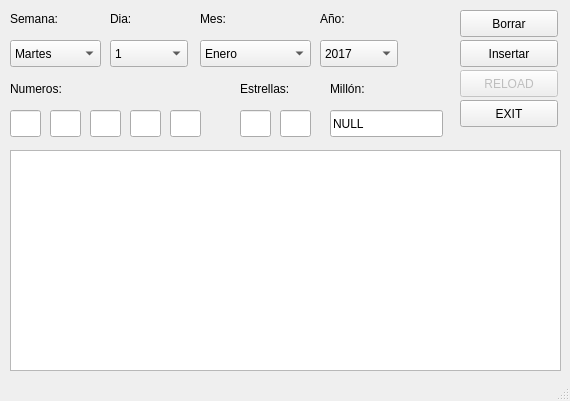
<?xml version="1.0" encoding="UTF-8"?>
<ui version="4.0">
 <class>MainWindow</class>
 <widget class="QMainWindow" name="MainWindow">
  <property name="enabled">
   <bool>true</bool>
  </property>
  <property name="geometry">
   <rect>
    <x>0</x>
    <y>0</y>
    <width>570</width>
    <height>401</height>
   </rect>
  </property>
  <property name="minimumSize">
   <size>
    <width>570</width>
    <height>401</height>
   </size>
  </property>
  <property name="maximumSize">
   <size>
    <width>570</width>
    <height>401</height>
   </size>
  </property>
  <property name="windowTitle">
   <string>Euromillon 2017</string>
  </property>
  <widget class="QWidget" name="centralwidget">
   <widget class="QLineEdit" name="Num01">
    <property name="geometry">
     <rect>
      <x>10</x>
      <y>110</y>
      <width>31</width>
      <height>27</height>
     </rect>
    </property>
    <property name="maxLength">
     <number>2</number>
    </property>
   </widget>
   <widget class="QLabel" name="TitleNum">
    <property name="geometry">
     <rect>
      <x>10</x>
      <y>80</y>
      <width>71</width>
      <height>17</height>
     </rect>
    </property>
    <property name="text">
     <string>Numeros:</string>
    </property>
   </widget>
   <widget class="QLineEdit" name="Num02">
    <property name="geometry">
     <rect>
      <x>50</x>
      <y>110</y>
      <width>31</width>
      <height>27</height>
     </rect>
    </property>
    <property name="maxLength">
     <number>2</number>
    </property>
   </widget>
   <widget class="QLineEdit" name="Num03">
    <property name="geometry">
     <rect>
      <x>90</x>
      <y>110</y>
      <width>31</width>
      <height>27</height>
     </rect>
    </property>
    <property name="maxLength">
     <number>2</number>
    </property>
   </widget>
   <widget class="QLineEdit" name="Num04">
    <property name="geometry">
     <rect>
      <x>130</x>
      <y>110</y>
      <width>31</width>
      <height>27</height>
     </rect>
    </property>
    <property name="maxLength">
     <number>2</number>
    </property>
   </widget>
   <widget class="QLineEdit" name="Num05">
    <property name="geometry">
     <rect>
      <x>170</x>
      <y>110</y>
      <width>31</width>
      <height>27</height>
     </rect>
    </property>
    <property name="maxLength">
     <number>2</number>
    </property>
   </widget>
   <widget class="QLabel" name="TitleStar">
    <property name="geometry">
     <rect>
      <x>240</x>
      <y>80</y>
      <width>71</width>
      <height>17</height>
     </rect>
    </property>
    <property name="text">
     <string>Estrellas:</string>
    </property>
   </widget>
   <widget class="QLineEdit" name="Star01">
    <property name="geometry">
     <rect>
      <x>240</x>
      <y>110</y>
      <width>31</width>
      <height>27</height>
     </rect>
    </property>
    <property name="maxLength">
     <number>2</number>
    </property>
   </widget>
   <widget class="QLineEdit" name="Star02">
    <property name="geometry">
     <rect>
      <x>280</x>
      <y>110</y>
      <width>31</width>
      <height>27</height>
     </rect>
    </property>
    <property name="maxLength">
     <number>2</number>
    </property>
   </widget>
   <widget class="QLineEdit" name="Millon">
    <property name="geometry">
     <rect>
      <x>330</x>
      <y>110</y>
      <width>113</width>
      <height>27</height>
     </rect>
    </property>
    <property name="text">
     <string>NULL</string>
    </property>
    <property name="maxLength">
     <number>8</number>
    </property>
   </widget>
   <widget class="QLabel" name="TitleMillon">
    <property name="geometry">
     <rect>
      <x>330</x>
      <y>80</y>
      <width>66</width>
      <height>17</height>
     </rect>
    </property>
    <property name="text">
     <string>Millón:</string>
    </property>
   </widget>
   <widget class="QComboBox" name="Diabox">
    <property name="geometry">
     <rect>
      <x>110</x>
      <y>40</y>
      <width>78</width>
      <height>27</height>
     </rect>
    </property>
    <item>
     <property name="text">
      <string>1</string>
     </property>
    </item>
    <item>
     <property name="text">
      <string>2</string>
     </property>
    </item>
    <item>
     <property name="text">
      <string>3</string>
     </property>
    </item>
    <item>
     <property name="text">
      <string>4</string>
     </property>
    </item>
    <item>
     <property name="text">
      <string>5</string>
     </property>
    </item>
    <item>
     <property name="text">
      <string>6</string>
     </property>
    </item>
    <item>
     <property name="text">
      <string>7</string>
     </property>
    </item>
    <item>
     <property name="text">
      <string>8</string>
     </property>
    </item>
    <item>
     <property name="text">
      <string>9</string>
     </property>
    </item>
    <item>
     <property name="text">
      <string>10</string>
     </property>
    </item>
    <item>
     <property name="text">
      <string>11</string>
     </property>
    </item>
    <item>
     <property name="text">
      <string>12</string>
     </property>
    </item>
    <item>
     <property name="text">
      <string>13</string>
     </property>
    </item>
    <item>
     <property name="text">
      <string>14</string>
     </property>
    </item>
    <item>
     <property name="text">
      <string>15</string>
     </property>
    </item>
    <item>
     <property name="text">
      <string>16</string>
     </property>
    </item>
    <item>
     <property name="text">
      <string>17</string>
     </property>
    </item>
    <item>
     <property name="text">
      <string>18</string>
     </property>
    </item>
    <item>
     <property name="text">
      <string>19</string>
     </property>
    </item>
    <item>
     <property name="text">
      <string>20</string>
     </property>
    </item>
    <item>
     <property name="text">
      <string>21</string>
     </property>
    </item>
    <item>
     <property name="text">
      <string>22</string>
     </property>
    </item>
    <item>
     <property name="text">
      <string>23</string>
     </property>
    </item>
    <item>
     <property name="text">
      <string>24</string>
     </property>
    </item>
    <item>
     <property name="text">
      <string>25</string>
     </property>
    </item>
    <item>
     <property name="text">
      <string>26</string>
     </property>
    </item>
    <item>
     <property name="text">
      <string>27</string>
     </property>
    </item>
    <item>
     <property name="text">
      <string>28</string>
     </property>
    </item>
    <item>
     <property name="text">
      <string>29</string>
     </property>
    </item>
    <item>
     <property name="text">
      <string>30</string>
     </property>
    </item>
    <item>
     <property name="text">
      <string>31</string>
     </property>
    </item>
   </widget>
   <widget class="QComboBox" name="Mesbox">
    <property name="geometry">
     <rect>
      <x>200</x>
      <y>40</y>
      <width>111</width>
      <height>27</height>
     </rect>
    </property>
    <item>
     <property name="text">
      <string>Enero</string>
     </property>
    </item>
    <item>
     <property name="text">
      <string>Febrero</string>
     </property>
    </item>
    <item>
     <property name="text">
      <string>Marzo</string>
     </property>
    </item>
    <item>
     <property name="text">
      <string>Abril</string>
     </property>
    </item>
    <item>
     <property name="text">
      <string>Mayo</string>
     </property>
    </item>
    <item>
     <property name="text">
      <string>Junio</string>
     </property>
    </item>
    <item>
     <property name="text">
      <string>Julio</string>
     </property>
    </item>
    <item>
     <property name="text">
      <string>Agosto</string>
     </property>
    </item>
    <item>
     <property name="text">
      <string>Septiembre</string>
     </property>
    </item>
    <item>
     <property name="text">
      <string>Octubre</string>
     </property>
    </item>
    <item>
     <property name="text">
      <string>Noviembre</string>
     </property>
    </item>
    <item>
     <property name="text">
      <string>Diciembre</string>
     </property>
    </item>
   </widget>
   <widget class="QComboBox" name="Anobox">
    <property name="geometry">
     <rect>
      <x>320</x>
      <y>40</y>
      <width>78</width>
      <height>27</height>
     </rect>
    </property>
    <item>
     <property name="text">
      <string>2017</string>
     </property>
    </item>
    <item>
     <property name="text">
      <string>2018</string>
     </property>
    </item>
    <item>
     <property name="text">
      <string>2019</string>
     </property>
    </item>
   </widget>
   <widget class="QLabel" name="TitleDia">
    <property name="geometry">
     <rect>
      <x>110</x>
      <y>10</y>
      <width>66</width>
      <height>17</height>
     </rect>
    </property>
    <property name="text">
     <string>Dia:</string>
    </property>
   </widget>
   <widget class="QLabel" name="TitleMes">
    <property name="geometry">
     <rect>
      <x>200</x>
      <y>10</y>
      <width>66</width>
      <height>17</height>
     </rect>
    </property>
    <property name="text">
     <string>Mes:</string>
    </property>
   </widget>
   <widget class="QLabel" name="TitleAno">
    <property name="geometry">
     <rect>
      <x>320</x>
      <y>10</y>
      <width>66</width>
      <height>17</height>
     </rect>
    </property>
    <property name="text">
     <string>Año:</string>
    </property>
   </widget>
   <widget class="QPushButton" name="EraseButton">
    <property name="geometry">
     <rect>
      <x>460</x>
      <y>10</y>
      <width>98</width>
      <height>27</height>
     </rect>
    </property>
    <property name="text">
     <string>Borrar</string>
    </property>
   </widget>
   <widget class="QPushButton" name="InsertButton">
    <property name="geometry">
     <rect>
      <x>460</x>
      <y>40</y>
      <width>98</width>
      <height>27</height>
     </rect>
    </property>
    <property name="text">
     <string>Insertar</string>
    </property>
   </widget>
   <widget class="QPushButton" name="ExitButton">
    <property name="geometry">
     <rect>
      <x>460</x>
      <y>100</y>
      <width>98</width>
      <height>27</height>
     </rect>
    </property>
    <property name="text">
     <string>EXIT</string>
    </property>
   </widget>
   <widget class="QLabel" name="TitleSem">
    <property name="geometry">
     <rect>
      <x>10</x>
      <y>10</y>
      <width>66</width>
      <height>17</height>
     </rect>
    </property>
    <property name="text">
     <string>Semana:</string>
    </property>
   </widget>
   <widget class="QComboBox" name="Semanabox">
    <property name="geometry">
     <rect>
      <x>10</x>
      <y>40</y>
      <width>91</width>
      <height>27</height>
     </rect>
    </property>
    <item>
     <property name="text">
      <string>Martes</string>
     </property>
    </item>
    <item>
     <property name="text">
      <string>Viernes</string>
     </property>
    </item>
   </widget>
   <widget class="QPlainTextEdit" name="plainTextEdit">
    <property name="geometry">
     <rect>
      <x>10</x>
      <y>150</y>
      <width>551</width>
      <height>221</height>
     </rect>
    </property>
    <property name="readOnly">
     <bool>true</bool>
    </property>
   </widget>
   <widget class="QPushButton" name="ReloadButton">
    <property name="enabled">
     <bool>false</bool>
    </property>
    <property name="geometry">
     <rect>
      <x>460</x>
      <y>70</y>
      <width>98</width>
      <height>27</height>
     </rect>
    </property>
    <property name="text">
     <string>RELOAD</string>
    </property>
   </widget>
  </widget>
  <widget class="QStatusBar" name="statusbar"/>
 </widget>
 <resources/>
 <connections>
  <connection>
   <sender>ExitButton</sender>
   <signal>clicked()</signal>
   <receiver>MainWindow</receiver>
   <slot>close()</slot>
   <hints>
    <hint type="sourcelabel">
     <x>470</x>
     <y>100</y>
    </hint>
    <hint type="destinationlabel">
     <x>256</x>
     <y>86</y>
    </hint>
   </hints>
  </connection>
  <connection>
   <sender>EraseButton</sender>
   <signal>clicked()</signal>
   <receiver>MainWindow</receiver>
   <slot>EraseMain()</slot>
   <hints>
    <hint type="sourcelabel">
     <x>460</x>
     <y>23</y>
    </hint>
    <hint type="destinationlabel">
     <x>256</x>
     <y>86</y>
    </hint>
   </hints>
  </connection>
  <connection>
   <sender>InsertButton</sender>
   <signal>clicked()</signal>
   <receiver>MainWindow</receiver>
   <slot>InsertMain()</slot>
   <hints>
    <hint type="sourcelabel">
     <x>460</x>
     <y>53</y>
    </hint>
    <hint type="destinationlabel">
     <x>256</x>
     <y>86</y>
    </hint>
   </hints>
  </connection>
 </connections>
 <slots>
  <slot>InsertMain()</slot>
  <slot>EraseMain()</slot>
 </slots>
</ui>
